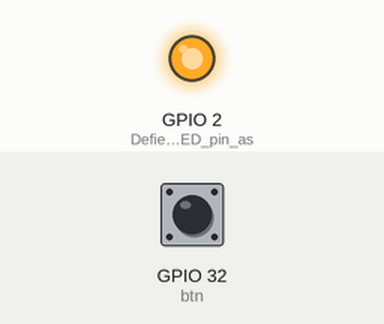
The sketch below on a simulated ESP32. Parts: output pins drawn as LEDs (lit = HIGH). The inputs (shaded band) are chosen by the test bench; at power-on: GPIO 32 (btn) HIGH.

Above: at 1.8 s.
1.9 s: GPIO 32 (btn) pulled LOW for 0.6 s
At 3.2 s:
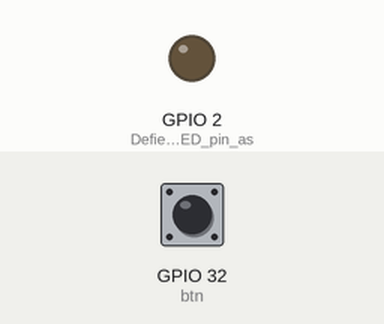
Timing chart, 0 to 10.9 s (numbered marks = the images above; inputs shaded):
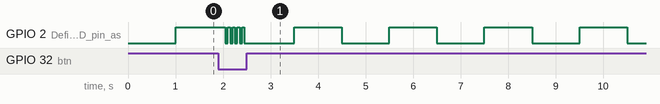

The sketch:

MapleMini_BlinkWithButton.ino
```cpp
/*
 * This little script has two blinking modes, fast and slow.
 * It starts out with fast blinking mode.
 * If the button (pin 32) is pressed, the mode changes.
 * Blinking is done with reading milliseconds and calculating the intervals instead of using delay() method
 * because when using delay() the reading of button presses is not reliable.
 */

#define btn 32                                            // Define pin 32 as btn

const long fastInterval = 50;                             // Defining fast interval
const long slowInterval = 1000;                           // Defining slow interval
unsigned long previousMillis = 0;                         // Initialize previous millis

bool isSlowBlink = false;                                 // Initialize fast blinking mode
int ledState = LOW;                                       // Initialize LED state as LOW, meaning LED is turned off

void setup() {
  Serial.begin(115200);                                   // Start serial communication
  pinMode(LED_BUILTIN, OUTPUT);                           // Defien builtin LED pin as output
  pinMode(btn, INPUT_PULLUP);                             // Define button as INPUT_PULLUP
}

void loop() {
  unsigned long currentMillis = millis();                 // Get current time in millis
  int btnPress = digitalRead(btn);                        // Read button presses

  if(btnPress == 1) {                                     // If button was pressed reverse isSlowBlink value
    isSlowBlink = !isSlowBlink;
    delay(500);
  }

  if(isSlowBlink) {                                       // If isSlowBlink is true, call slowBlink() method, else call fast blink method
    slowBlink(currentMillis);
  } else {
    fastBlink(currentMillis);
  }
}

/*
 * Checks if fast interval has passed
 * @param currentMillis - current time in milliseconds
 */
void fastBlink(unsigned long currentMillis) {
  if(currentMillis - previousMillis >= fastInterval) {    // If fast interval has passed
    blinkLed(currentMillis);                              // Blink LED
  }
}

/*
 * Checks if slow interval has passed
 * @param currentMillis - current time in milliseconds
 */
void slowBlink(unsigned long currentMillis) {
  if(currentMillis - previousMillis >= slowInterval) {    // If interval has passed
    blinkLed(currentMillis);                              // Blink LED
  }
}

/*
 * Blinks the LED given current LED state
 * @param currentMillis - current time in milliseconds
 */
void blinkLed(unsigned long currentMillis) {
  previousMillis = currentMillis;                         // Save last blink time in millis

  if(ledState == LOW) {                                   // If the LED state is low (meaning off), turn it high (meaning on)
      ledState = HIGH;
    } else {
      ledState = LOW;
    }

    digitalWrite(LED_BUILTIN, ledState);                  // Execute the order, meaning turn the LED to state required
}
```
